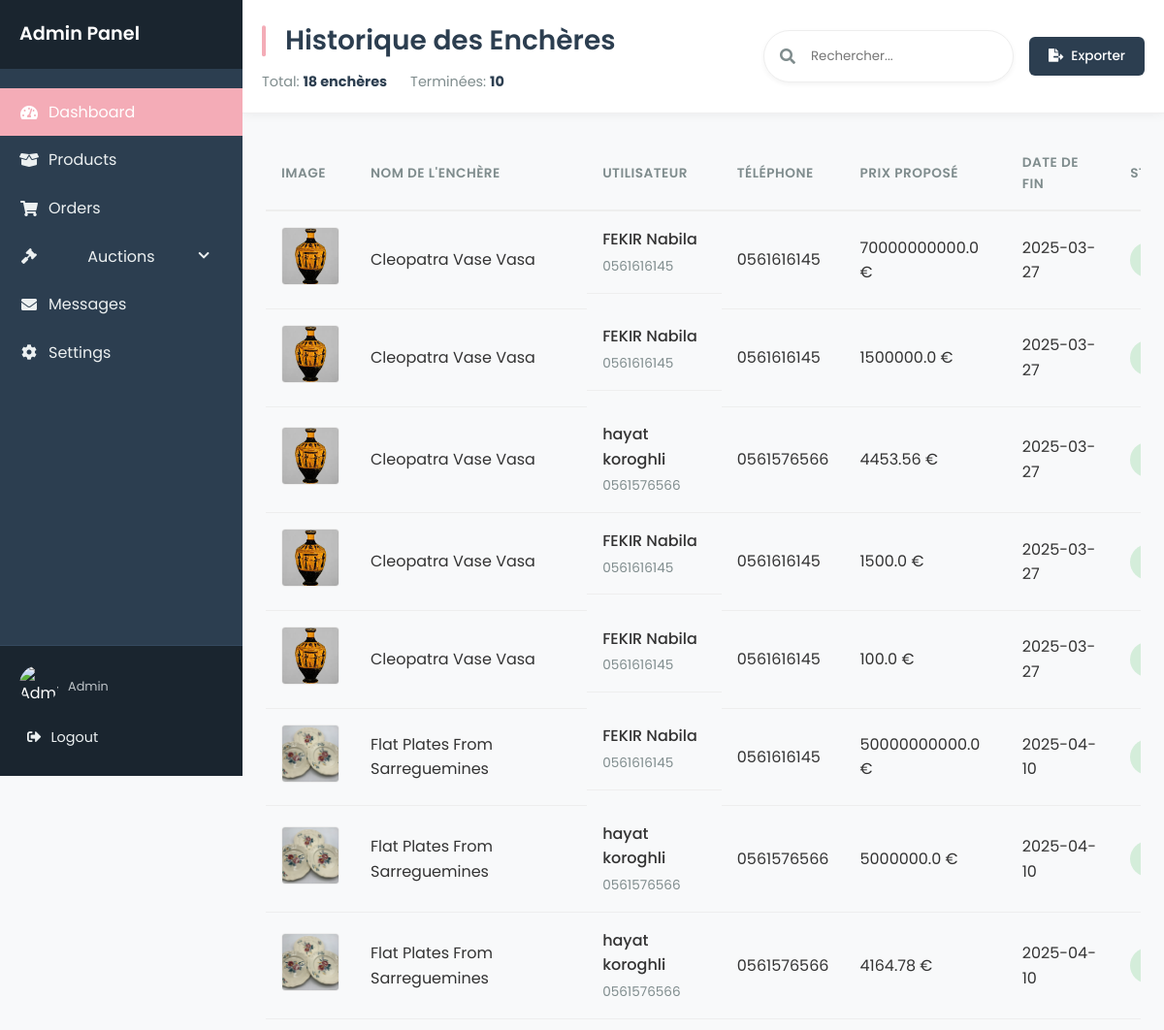
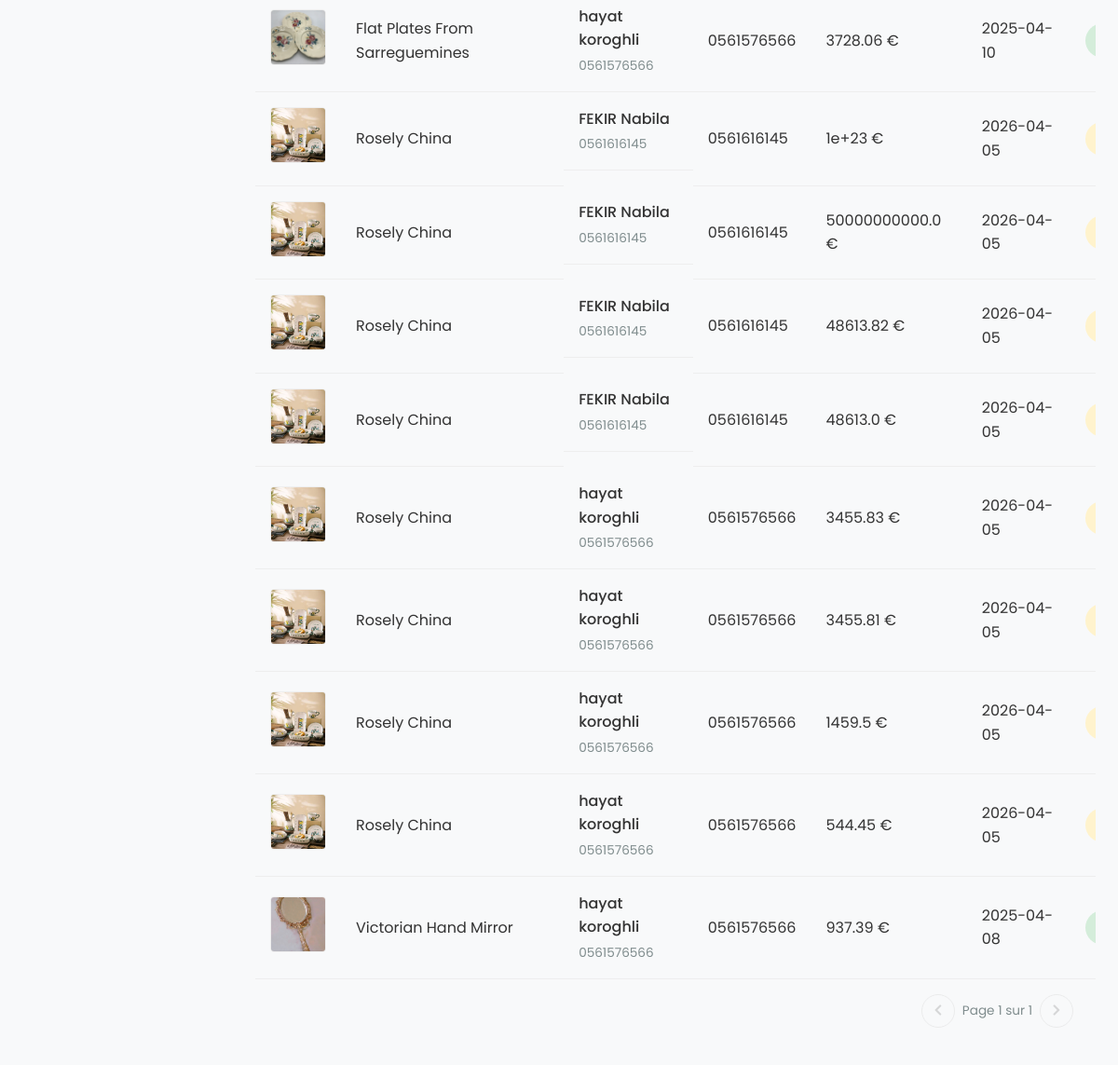
/admin/historique_encheres, run on the app's committed database (2 pictures, top to bottom).
### tables this page shows
CREATE TABLE historique_enchere (
            id_enchere INTEGER NOT NULL,
            id_user INTEGER,
            proposed_price REAL NOT NULL,
            FOREIGN KEY (id_user) REFERENCES users(id),
            FOREIGN KEY (id_enchere) REFERENCES enchere(id),
            PRIMARY KEY (id_enchere, id_user, proposed_price)
            
        );

CREATE TABLE enchere (
            id_enchere INTEGER PRIMARY KEY AUTOINCREMENT,
            name TEXT NOT NULL,
            etat TEXT NOT NULL DEFAULT 'En cours',
            description TEXT NOT NULL,
            image_url TEXT, 
            prix REAL NOT NULL,
            date_fin DATE NOT NULL,
            adresse TEXT NOT NULL
        );

CREATE TABLE users (
            id INTEGER PRIMARY KEY AUTOINCREMENT,
            FirstName TEXT NOT NULL,
            LastName TEXT NOT NULL,
            Email TEXT UNIQUE NOT NULL,
            phoneNum TEXT NOT NULL,
            password TEXT NOT NULL, 
            is_admin INTEGER NOT NULL DEFAULT 0 CHECK(is_admin IN (0,1))  
        );

### app.py (the view)
@app.route("/admin/historique_encheres", methods=["GET"])
def historique_encheres():
    conn = get_db()
    cursor = conn.cursor()
    current_date = datetime.now().date()
    cursor.execute(
        """
        SELECT
            e.image_url,
            e.name AS enchere_name,
            e.date_fin,
            u.FirstName || ' ' || u.LastName AS user_full_name,
            u.phoneNum,
            h.proposed_price,
            e.etat,
            CASE
                WHEN e.etat = 'Annulée' THEN 'Annulée'
                WHEN e.date_fin < ? THEN 'Terminée'
                ELSE 'En cours'
            END AS calculated_etat
        FROM historique_enchere h
        JOIN enchere e ON h.id_enchere = e.id_enchere
        JOIN users u ON h.id_user = u.id
        ORDER BY e.name, h.proposed_price DESC, e.date_fin DESC
    """,
        (current_date,),
    )
    historique = cursor.fetchall()
    completed_count = sum(
        1 for item in historique if item["calculated_etat"] == "Terminée"
    )
    conn.close()
    return render_template(
        "historique_encheres.html",
        historique=historique,
        completed_count=completed_count,
    )

### app.py (called while the page is built)
def get_db():
    conn = sqlite3.connect("database.db")
    conn.row_factory = sqlite3.Row
    return conn

### templates/historique_encheres.html (shortened to what this page needs)
<!DOCTYPE html>
<html lang="fr">
  <head>
    <link
      rel="stylesheet"
      href="https://cdnjs.cloudflare.com/ajax/libs/font-awesome/5.15.4/css/all.min.css" />
  </head>
  <body>
    <div class="admin-container">
    <aside class="sidebar">
        <div class="sidebar-header">
            <h2>Admin Panel</h2>
        </div>
        <ul class="sidebar-menu">
            <li class="active">
                <a href="{{ url_for('home_admin') }}">
                    <i class="fas fa-tachometer-alt"></i>
                    <span>Dashboard</span>
                </a>
            </li>
            <li >
                <a href="{{ url_for('gestion_produits') }}">
                    <i class="fas fa-box-open"></i>
                    <span>Products</span>
                </a>
            </li>
            <li >
                <a href="{{ url_for('admin_orders') }}" >
                    <i class="fas fa-shopping-cart"></i>
                    <span>Orders</span>
                </a>
            </li>
            <li class="has-submenu">
                <a href="#" class="submenu-toggle">
                    <i class="fas fa-gavel"></i>
                    <span>Auctions</span>
                    <i class="fas fa-chevron-down dropdown-icon"></i>
                </a>
            </li>
            <li>
                <a href="{{ url_for('admin_messages') }}">
                    <i class="fas fa-envelope"></i>
                    <span>Messages</span>
                </a>
            </li>
            <li>
                <a href="#">
                    <i class="fas fa-cog"></i>
                    <span>Settings</span>
                </a>
            </li>
        </ul>
        <div class="sidebar-footer">
            <div class="user-profile">
                <img src="{{ url_for('static', filename='img/admin-avatar.jpg') }}" alt="Admin" />
                <div class="user-info">
                    <small>Admin</small>
                </div>
            </div>
            <a href="{{ url_for('logout') }}" class="logout-btn">
                <i class="fas fa-sign-out-alt"></i>
                <span>Logout</span>
            </a>
        </div>
    </aside>
      <div class="content-wrapper">
        <header class="main-header">
          <div class="header-title">
            <h1>Historique des Enchères</h1>
            <div class="auction-summary">
              <div class="summary-item">
                Total: <strong>{{ historique|length }} enchères</strong>
              </div>
              <div class="summary-item">
                Terminées: <strong>{{ completed_count }}</strong>
              </div>
            </div>
          </div>
          <div class="header-actions">
            <div class="search-box">
              <i class="fas fa-search"></i>
              <input type="text" placeholder="Rechercher..." />
            </div>
            <button class="btn export-btn">
              <i class="fas fa-file-export"></i>
              Exporter
            </button>
          </div>
        </header>
        <main class="main-content">
            <div class="table-responsive">
              <table class="auctions-table">
                <thead>
                  <tr>
                    <th>Image</th>
                    <th>Nom de l'Enchère</th>
                    <th>Utilisateur</th>
                    <th>Téléphone</th>
                    <th>Prix Proposé</th>
                    <th>Date de Fin</th>
                    <th>Statut</th>
                  </tr>
                </thead>
                <tbody>
                  {% if historique|length > 0 %}
                    {% for item in historique %}
                    <tr>
                      <td>
                        <img
                          src="{{ url_for('static', filename=item.image_url) }}"
                          alt="{{ item.enchere_name }}"
                          class="product-image" />
                      </td>
                      <td>{{ item.enchere_name }}</td>
                      <td class="user-cell">
                        <span class="user-name">{{ item.user_full_name }}</span>
                        <span class="user-phone">{{ item.phoneNum }}</span>
                      </td>
                      <td>{{ item.phoneNum }}</td>
                      <td>{{ item.proposed_price }} €</td>
                      <td>{{ item.date_fin }}</td>
                      <td>
                          {% if item.calculated_etat == 'Terminée' %}
                            <span class="status-badge status-completed">{{ item.calculated_etat }}</span>
                          {% elif item.calculated_etat == 'Annulée' %}
                            <span class="status-badge status-canceled">{{ item.calculated_etat }}</span>
                          {% else %}
                            <span class="status-badge status-active">{{ item.calculated_etat }}</span>
                          {% endif %}
                      </td>
                    </tr>
                    {% endfor %}
                  {% endif %}
                </tbody>
              </table>
            </div>
            {% if historique|length > 0 %}
            <div class="table-footer">
              <div class="table-pagination">
                <button class="pagination-btn" disabled>
                  <i class="fas fa-chevron-left"></i>
                </button>
                <span class="page-info">Page 1 sur 1</span>
                <button class="pagination-btn" disabled>
                  <i class="fas fa-chevron-right"></i>
                </button>
              </div>
            </div>
            {% endif %}
          </div>
      </div>
  </body>
</html>

### data on the page
historique_enchere: image_url (picture), enchere_name "Cleopatra Vase Vasa", user_full_name "FEKIR Nabila", phoneNum "0561616145", proposed_price "70000000000.0", date_fin "2025-03-27"
historique_enchere: image_url (picture), enchere_name "Cleopatra Vase Vasa", user_full_name "FEKIR Nabila", phoneNum "0561616145", proposed_price "1500000.0", date_fin "2025-03-27"
historique_enchere: image_url (picture), enchere_name "Cleopatra Vase Vasa", user_full_name "hayat koroghli", phoneNum "0561576566", proposed_price "4453.56", date_fin "2025-03-27"
historique_enchere: image_url (picture), enchere_name "Cleopatra Vase Vasa", user_full_name "FEKIR Nabila", phoneNum "0561616145", proposed_price "1500.0", date_fin "2025-03-27"
historique_enchere: image_url (picture), enchere_name "Cleopatra Vase Vasa", user_full_name "FEKIR Nabila", phoneNum "0561616145", proposed_price "100.0", date_fin "2025-03-27"
historique_enchere: name (picture), enchere_name "Flat Plates From Sarreguemines", user_full_name "FEKIR Nabila", phoneNum "0561616145", proposed_price "50000000000.0", date_fin "2025-04-10"
historique_enchere: name (picture), enchere_name "Flat Plates From Sarreguemines", user_full_name "hayat koroghli", phoneNum "0561576566", proposed_price "5000000.0", date_fin "2025-04-10"
historique_enchere: name (picture), enchere_name "Flat Plates From Sarreguemines", user_full_name "hayat koroghli", phoneNum "0561576566", proposed_price "4164.78", date_fin "2025-04-10"
historique_enchere: name (picture), enchere_name "Flat Plates From Sarreguemines", user_full_name "hayat koroghli", phoneNum "0561576566", proposed_price "3728.06", date_fin "2025-04-10"
historique_enchere: name (picture), enchere_name "Rosely China", user_full_name "FEKIR Nabila", phoneNum "0561616145", proposed_price "1e+23", date_fin "2026-04-05"
historique_enchere: name (picture), enchere_name "Rosely China", user_full_name "FEKIR Nabila", phoneNum "0561616145", proposed_price "50000000000.0", date_fin "2026-04-05"
historique_enchere: name (picture), enchere_name "Rosely China", user_full_name "FEKIR Nabila", phoneNum "0561616145", proposed_price "48613.82", date_fin "2026-04-05"
historique_enchere: name (picture), enchere_name "Rosely China", user_full_name "FEKIR Nabila", phoneNum "0561616145", proposed_price "48613.0", date_fin "2026-04-05"
historique_enchere: name (picture), enchere_name "Rosely China", user_full_name "hayat koroghli", phoneNum "0561576566", proposed_price "3455.83", date_fin "2026-04-05"
historique_enchere: name (picture), enchere_name "Rosely China", user_full_name "hayat koroghli", phoneNum "0561576566", proposed_price "3455.81", date_fin "2026-04-05"
historique_enchere: name (picture), enchere_name "Rosely China", user_full_name "hayat koroghli", phoneNum "0561576566", proposed_price "1459.5", date_fin "2026-04-05"
historique_enchere: name (picture), enchere_name "Rosely China", user_full_name "hayat koroghli", phoneNum "0561576566", proposed_price "544.45", date_fin "2026-04-05"
historique_enchere: name (picture), enchere_name "Victorian Hand Mirror", user_full_name "hayat koroghli", phoneNum "0561576566", proposed_price "937.39", date_fin "2025-04-08"

### other printed values
{{ historique|length }} "18"
{{ completed_count }} "10"
